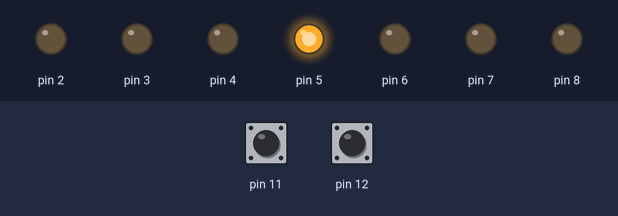
Simulated run of this sketch. Board: Arduino Uno, built with avr-gcc and run on an emulated ATmega328P. Parts: output pins drawn as LEDs (lit = HIGH). Dashed ring = blinking. The inputs (shaded band) are chosen by the test bench; at power-on: pin 11 HIGH, pin 12 HIGH.

Above: at 1.2 s.
1.3 s: pin 11 pulsed LOW 5 times (0.12 s each, 0.3 s apart)
At 1.57 s:
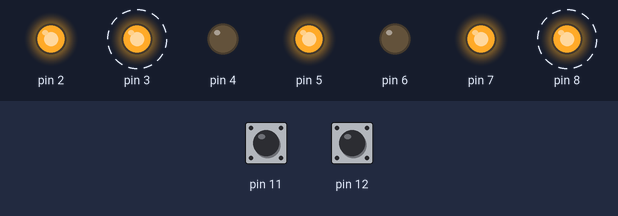
At 3.1 s:
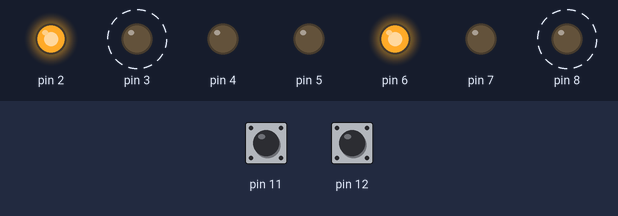
4.3 s: pin 11 pulsed LOW 2 times (0.12 s each, 0.3 s apart)
At 5.9 s:
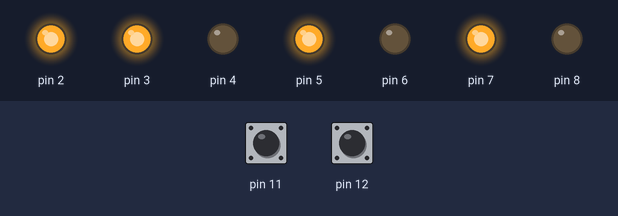
Timing chart, 0 to 7.4 s (numbered marks = the images above; inputs shaded):
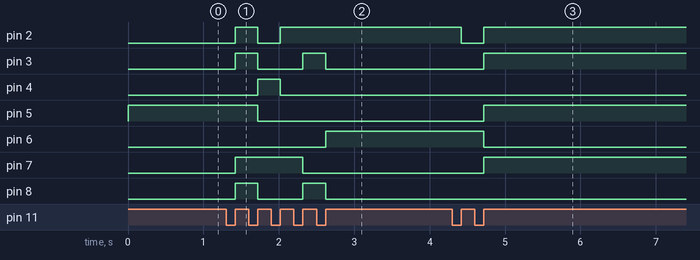

Measured:
- after the input at 1.3 s, pin 2: LOW → HIGH after 0.12 s, → LOW 0.30 s later, → HIGH 0.30 s later; pin 3, pin 8: alternates HIGH for 0.30 s and LOW for 0.60 s, 4 changes in all, then stays LOW, starting after 0.12 s; pin 4: LOW → HIGH after 0.42 s, → LOW 0.30 s later; pin 5: HIGH → LOW after 0.42 s; pin 6: LOW → HIGH after 1.3 s
- after the input at 4.3 s, pin 2: HIGH → LOW after 0.12 s, → HIGH 0.30 s later; pin 3, pin 5, pin 7: LOW → HIGH after 0.42 s; pin 6: HIGH → LOW after 0.42 s

The sketch:

DisplayDigit.ino
```cpp
void setup() {
  // put your setup code here, to run once:

 pinMode(2,OUTPUT);//e
 pinMode(3,OUTPUT);//d
 pinMode(4,OUTPUT);//c
 pinMode(5,OUTPUT);//g
 pinMode(6,OUTPUT);//b
 pinMode(7,OUTPUT);//f
 pinMode(8,OUTPUT);//a
 pinMode(11, INPUT);
 pinMode(12, INPUT);
}
int cifra(int x){

  if(x==0){
    digitalWrite(2,LOW);
  digitalWrite(3,LOW);
  digitalWrite(4,LOW);
  digitalWrite(5,HIGH);
  digitalWrite(6,LOW);
  digitalWrite(7,LOW);
  digitalWrite(8,LOW);
  }
  else if(x==1){
    digitalWrite(2,HIGH);
  digitalWrite(3,HIGH);
  digitalWrite(4,LOW);
  digitalWrite(5,HIGH);
  digitalWrite(6,LOW);
  digitalWrite(7,HIGH);
  digitalWrite(8,HIGH);
  }
  else if(x==2){
    digitalWrite(2,LOW);
  digitalWrite(3,LOW);
  digitalWrite(4,HIGH);
  digitalWrite(5,LOW);
  digitalWrite(6,LOW);
  digitalWrite(7,HIGH);
  digitalWrite(8,LOW);

  }
  else if(x==3){
    digitalWrite(2,HIGH);
  digitalWrite(3,LOW);
  digitalWrite(4,LOW);
  digitalWrite(5,LOW);
  digitalWrite(6,LOW);
  digitalWrite(7,HIGH);
  digitalWrite(8,LOW);

  }
  else if(x==4){
    digitalWrite(2,HIGH);
  digitalWrite(3,HIGH);
  digitalWrite(4,LOW);
  digitalWrite(5,LOW);
  digitalWrite(6,LOW);
  digitalWrite(7,LOW);
  digitalWrite(8,HIGH);
  }
  else if(x==5){
    digitalWrite(2,HIGH);
  digitalWrite(3,LOW);
  digitalWrite(4,LOW);
  digitalWrite(5,LOW);
  digitalWrite(6,HIGH);
  digitalWrite(7,LOW);
  digitalWrite(8,LOW);
  }
  else if(x==6){
    digitalWrite(2,LOW);
  digitalWrite(3,LOW);
  digitalWrite(4,LOW);
  digitalWrite(5,LOW);
  digitalWrite(6,HIGH);
  digitalWrite(7,LOW);
  digitalWrite(8,LOW);
  }
  else if(x==7){
    digitalWrite(2,HIGH);
  digitalWrite(3,HIGH);
  digitalWrite(4,LOW);
  digitalWrite(5,HIGH);
  digitalWrite(6,LOW);
  digitalWrite(7,HIGH);
  digitalWrite(8,LOW);
  }
  else if(x==8){
    digitalWrite(2,LOW);
  digitalWrite(3,LOW);
  digitalWrite(4,LOW);
  digitalWrite(5,LOW);
  digitalWrite(6,LOW);
  digitalWrite(7,LOW);
  digitalWrite(8,LOW);
  }
  else if(x==9){
    digitalWrite(2,HIGH);
  digitalWrite(3,LOW);
  digitalWrite(4,LOW);
  digitalWrite(5,LOW);
  digitalWrite(6,LOW);
  digitalWrite(7,LOW);
  digitalWrite(8,LOW);
  }


}
int button1 = 0;
int button2 = 0;
int x=0;
int aux1=HIGH;
int aux2=HIGH;
void loop() {
  // put your main code here, to run repeatedly:


  cifra(x);

  button1=digitalRead(11);
  button2=digitalRead(12);
  aux1=button1;
  aux2=button2;
  delay(50);
  if (button1 == LOW) {
    x++;
    if(x>9)
      x=9;
    }
  if (button2 == LOW) {
    x--;
      if(x<0)
        x=0;
    }
  while(aux1==LOW || aux2==LOW){
    aux1=digitalRead(11);
    aux2=digitalRead(12);
  }

}
```
